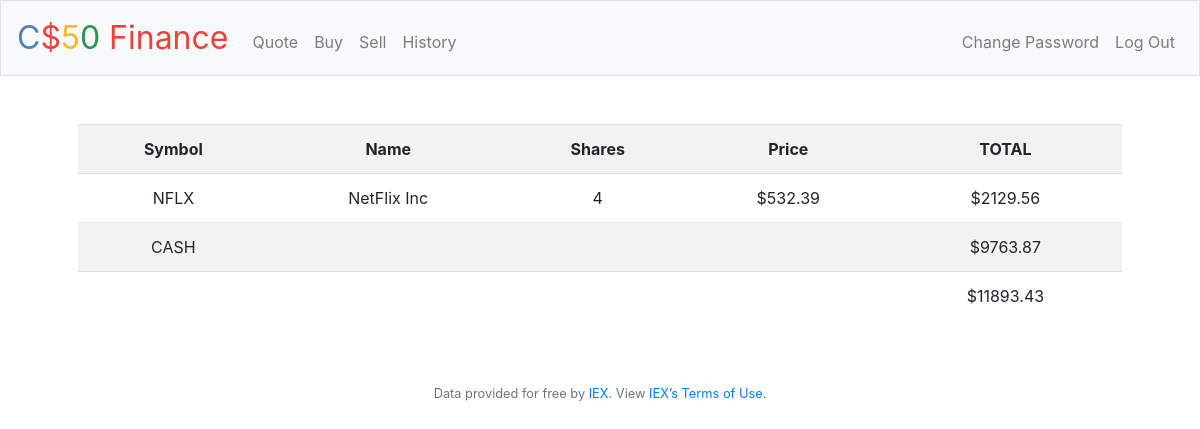
Screenshot of / (signed in) with the database file from the repository.
### tables this page shows
CREATE TABLE owned (id INTEGER PRIMARY KEY, userID INTEGER, symbol TEXT NOT NULL, name TEXT, shares INTEGER, price NUMERIC, FOREIGN KEY (userID) REFERENCES users(id));

CREATE TABLE users (id INTEGER, username TEXT NOT NULL, hash TEXT NOT NULL, cash NUMERIC NOT NULL DEFAULT 10000.00, PRIMARY KEY(id));

### application.py (the view)
@app.route("/")
@login_required
def index():
    owned = db.execute("SELECT symbol, name, shares, price, price * shares AS total FROM owned WHERE userID=:userID", userID=session["user_id"])
    balance = getBalance()
    grandTotal = db.execute("SELECT SUM(price * shares) AS grandTotal FROM owned WHERE userID=:userID", userID=session["user_id"])[0]["grandTotal"]
    if not grandTotal:
        grandTotal = 0
    grandTotal += balance
    return render_template("index.html", owned=owned, balance=balance, grandTotal=grandTotal)

### application.py (called while the page is built)
@app.after_request
def after_request(response):
    response.headers["Cache-Control"] = "no-cache, no-store, must-revalidate"
    response.headers["Expires"] = 0
    response.headers["Pragma"] = "no-cache"
    return response

def getBalance():
    return db.execute("SELECT cash FROM users WHERE id=:userID", userID=session["user_id"])[0]["cash"]

### helpers.py (called while the page is built)
def login_required(f):
    @wraps(f)
    def decorated_function(*args, **kwargs):
        if session.get("user_id") is None:
            return redirect("/login")
        return f(*args, **kwargs)
    return decorated_function

### templates/index.html (shortened to what this page needs)
{% extends "layout.html" %}
{% block main %}
    <table class="table table-striped">
        <tr>
            <th>Symbol</th>
            <th>Name</th>
            <th>Shares</th>
            <th>Price</th>
            <th>TOTAL</th>
        </tr>
        {% for row in owned %}
            <tr>
                {% for (key, value) in row.items() %}
                    {% if key in ["price", "total"] %}
                        <td>${{ "%.2f" % value }}</td>
                    {% else %}
                        <td>{{ value }}</td>
                    {% endif %}
                {% endfor %}
            </tr>
        {% endfor %}
        <tr>
            <td>CASH</td>
            {% for i in range(3) %}
                <td></td>
            {% endfor %}
            <td>${{ "%.2f" % balance }}</td>
        </tr>
        <tr>
            {% for i in range(4) %}
                <td></td>
            {% endfor %}
            <td>${{ "%.2f" % grandTotal }}</td>
        </tr>
    </table>
{% endblock %}

### rows the page displays
owned: symbol "NFLX", name "NetFlix Inc", row "4", price "532.39", value "2129.56"
users: cash "9763.87"

### other values shown
{{ "%.2f" % grandTotal }} "11893.43"
